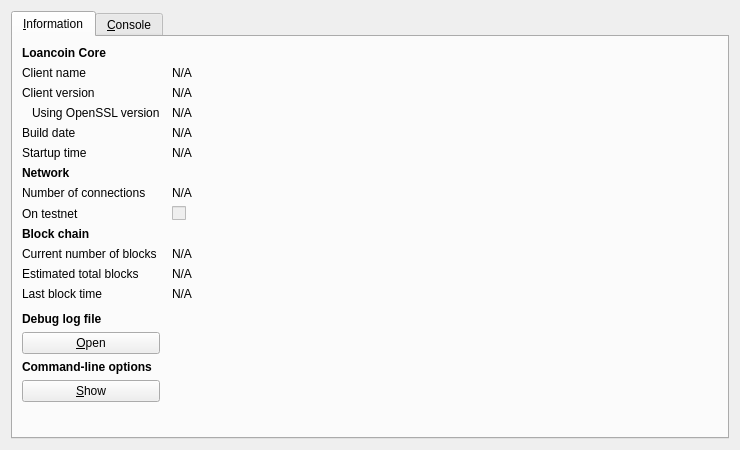
<?xml version="1.0" encoding="UTF-8"?>
<ui version="4.0">
 <class>RPCConsole</class>
 <widget class="QDialog" name="RPCConsole">
  <property name="geometry">
   <rect>
    <x>0</x>
    <y>0</y>
    <width>740</width>
    <height>450</height>
   </rect>
  </property>
  <property name="windowTitle">
   <string>Loancoin - Debug window</string>
  </property>
  <layout class="QVBoxLayout" name="verticalLayout_2">
   <item>
    <widget class="QTabWidget" name="tabWidget">
     <property name="currentIndex">
      <number>0</number>
     </property>
     <widget class="QWidget" name="tab_info">
      <attribute name="title">
       <string>&amp;Information</string>
      </attribute>
      <layout class="QGridLayout" name="gridLayout" columnstretch="0,1">
       <property name="horizontalSpacing">
        <number>12</number>
       </property>
       <item row="0" column="0">
        <widget class="QLabel" name="label_9">
         <property name="font">
          <font>
           <weight>75</weight>
           <bold>true</bold>
          </font>
         </property>
         <property name="text">
          <string>Loancoin Core</string>
         </property>
        </widget>
       </item>
       <item row="1" column="0">
        <widget class="QLabel" name="label_5">
         <property name="text">
          <string>Client name</string>
         </property>
        </widget>
       </item>
       <item row="1" column="1">
        <widget class="QLabel" name="clientName">
         <property name="cursor">
          <cursorShape>IBeamCursor</cursorShape>
         </property>
         <property name="text">
          <string>N/A</string>
         </property>
         <property name="textFormat">
          <enum>Qt::PlainText</enum>
         </property>
         <property name="textInteractionFlags">
          <set>Qt::LinksAccessibleByMouse|Qt::TextSelectableByKeyboard|Qt::TextSelectableByMouse</set>
         </property>
        </widget>
       </item>
       <item row="2" column="0">
        <widget class="QLabel" name="label_6">
         <property name="text">
          <string>Client version</string>
         </property>
        </widget>
       </item>
       <item row="2" column="1">
        <widget class="QLabel" name="clientVersion">
         <property name="cursor">
          <cursorShape>IBeamCursor</cursorShape>
         </property>
         <property name="text">
          <string>N/A</string>
         </property>
         <property name="textFormat">
          <enum>Qt::PlainText</enum>
         </property>
         <property name="textInteractionFlags">
          <set>Qt::LinksAccessibleByMouse|Qt::TextSelectableByKeyboard|Qt::TextSelectableByMouse</set>
         </property>
        </widget>
       </item>
       <item row="3" column="0">
        <widget class="QLabel" name="label_14">
         <property name="text">
          <string>Using OpenSSL version</string>
         </property>
         <property name="indent">
          <number>10</number>
         </property>
        </widget>
       </item>
       <item row="3" column="1">
        <widget class="QLabel" name="openSSLVersion">
         <property name="cursor">
          <cursorShape>IBeamCursor</cursorShape>
         </property>
         <property name="text">
          <string>N/A</string>
         </property>
         <property name="textFormat">
          <enum>Qt::PlainText</enum>
         </property>
         <property name="textInteractionFlags">
          <set>Qt::LinksAccessibleByMouse|Qt::TextSelectableByKeyboard|Qt::TextSelectableByMouse</set>
         </property>
        </widget>
       </item>
       <item row="4" column="0">
        <widget class="QLabel" name="label_12">
         <property name="text">
          <string>Build date</string>
         </property>
        </widget>
       </item>
       <item row="4" column="1">
        <widget class="QLabel" name="buildDate">
         <property name="cursor">
          <cursorShape>IBeamCursor</cursorShape>
         </property>
         <property name="text">
          <string>N/A</string>
         </property>
         <property name="textFormat">
          <enum>Qt::PlainText</enum>
         </property>
         <property name="textInteractionFlags">
          <set>Qt::LinksAccessibleByMouse|Qt::TextSelectableByKeyboard|Qt::TextSelectableByMouse</set>
         </property>
        </widget>
       </item>
       <item row="5" column="0">
        <widget class="QLabel" name="label_13">
         <property name="text">
          <string>Startup time</string>
         </property>
        </widget>
       </item>
       <item row="5" column="1">
        <widget class="QLabel" name="startupTime">
         <property name="cursor">
          <cursorShape>IBeamCursor</cursorShape>
         </property>
         <property name="text">
          <string>N/A</string>
         </property>
         <property name="textFormat">
          <enum>Qt::PlainText</enum>
         </property>
         <property name="textInteractionFlags">
          <set>Qt::LinksAccessibleByMouse|Qt::TextSelectableByKeyboard|Qt::TextSelectableByMouse</set>
         </property>
        </widget>
       </item>
       <item row="6" column="0">
        <widget class="QLabel" name="label_11">
         <property name="font">
          <font>
           <weight>75</weight>
           <bold>true</bold>
          </font>
         </property>
         <property name="text">
          <string>Network</string>
         </property>
        </widget>
       </item>
       <item row="7" column="0">
        <widget class="QLabel" name="label_7">
         <property name="text">
          <string>Number of connections</string>
         </property>
        </widget>
       </item>
       <item row="7" column="1">
        <widget class="QLabel" name="numberOfConnections">
         <property name="cursor">
          <cursorShape>IBeamCursor</cursorShape>
         </property>
         <property name="text">
          <string>N/A</string>
         </property>
         <property name="textFormat">
          <enum>Qt::PlainText</enum>
         </property>
         <property name="textInteractionFlags">
          <set>Qt::LinksAccessibleByMouse|Qt::TextSelectableByKeyboard|Qt::TextSelectableByMouse</set>
         </property>
        </widget>
       </item>
       <item row="8" column="0">
        <widget class="QLabel" name="label_8">
         <property name="text">
          <string>On testnet</string>
         </property>
        </widget>
       </item>
       <item row="8" column="1">
        <widget class="QCheckBox" name="isTestNet">
         <property name="enabled">
          <bool>false</bool>
         </property>
         <property name="text">
          <string/>
         </property>
        </widget>
       </item>
       <item row="9" column="0">
        <widget class="QLabel" name="label_10">
         <property name="font">
          <font>
           <weight>75</weight>
           <bold>true</bold>
          </font>
         </property>
         <property name="text">
          <string>Block chain</string>
         </property>
        </widget>
       </item>
       <item row="10" column="0">
        <widget class="QLabel" name="label_3">
         <property name="text">
          <string>Current number of blocks</string>
         </property>
        </widget>
       </item>
       <item row="10" column="1">
        <widget class="QLabel" name="numberOfBlocks">
         <property name="cursor">
          <cursorShape>IBeamCursor</cursorShape>
         </property>
         <property name="text">
          <string>N/A</string>
         </property>
         <property name="textFormat">
          <enum>Qt::PlainText</enum>
         </property>
         <property name="textInteractionFlags">
          <set>Qt::LinksAccessibleByMouse|Qt::TextSelectableByKeyboard|Qt::TextSelectableByMouse</set>
         </property>
        </widget>
       </item>
       <item row="11" column="0">
        <widget class="QLabel" name="label_4">
         <property name="text">
          <string>Estimated total blocks</string>
         </property>
        </widget>
       </item>
       <item row="11" column="1">
        <widget class="QLabel" name="totalBlocks">
         <property name="cursor">
          <cursorShape>IBeamCursor</cursorShape>
         </property>
         <property name="text">
          <string>N/A</string>
         </property>
         <property name="textFormat">
          <enum>Qt::PlainText</enum>
         </property>
         <property name="textInteractionFlags">
          <set>Qt::LinksAccessibleByMouse|Qt::TextSelectableByKeyboard|Qt::TextSelectableByMouse</set>
         </property>
        </widget>
       </item>
       <item row="12" column="0">
        <widget class="QLabel" name="label_2">
         <property name="text">
          <string>Last block time</string>
         </property>
        </widget>
       </item>
       <item row="12" column="1">
        <widget class="QLabel" name="lastBlockTime">
         <property name="cursor">
          <cursorShape>IBeamCursor</cursorShape>
         </property>
         <property name="text">
          <string>N/A</string>
         </property>
         <property name="textFormat">
          <enum>Qt::PlainText</enum>
         </property>
         <property name="textInteractionFlags">
          <set>Qt::LinksAccessibleByMouse|Qt::TextSelectableByKeyboard|Qt::TextSelectableByMouse</set>
         </property>
        </widget>
       </item>
       <item row="13" column="0">
        <spacer name="verticalSpacer_2">
         <property name="orientation">
          <enum>Qt::Vertical</enum>
         </property>
         <property name="sizeHint" stdset="0">
          <size>
           <width>20</width>
           <height>20</height>
          </size>
         </property>
        </spacer>
       </item>
       <item row="14" column="0">
        <widget class="QLabel" name="labelDebugLogfile">
         <property name="font">
          <font>
           <weight>75</weight>
           <bold>true</bold>
          </font>
         </property>
         <property name="text">
          <string>Debug log file</string>
         </property>
        </widget>
       </item>
       <item row="15" column="0">
        <widget class="QPushButton" name="openDebugLogfileButton">
         <property name="toolTip">
          <string>Open the Loancoin debug log file from the current data directory. This can take a few seconds for large log files.</string>
         </property>
         <property name="text">
          <string>&amp;Open</string>
         </property>
         <property name="autoDefault">
          <bool>false</bool>
         </property>
        </widget>
       </item>
       <item row="16" column="0">
        <widget class="QLabel" name="labelCLOptions">
         <property name="font">
          <font>
           <weight>75</weight>
           <bold>true</bold>
          </font>
         </property>
         <property name="text">
          <string>Command-line options</string>
         </property>
        </widget>
       </item>
       <item row="17" column="0">
        <widget class="QPushButton" name="showCLOptionsButton">
         <property name="toolTip">
          <string>Show the Loancoin-Qt help message to get a list with possible Loancoin command-line options.</string>
         </property>
         <property name="text">
          <string>&amp;Show</string>
         </property>
         <property name="autoDefault">
          <bool>false</bool>
         </property>
        </widget>
       </item>
       <item row="18" column="0">
        <spacer name="verticalSpacer">
         <property name="orientation">
          <enum>Qt::Vertical</enum>
         </property>
         <property name="sizeHint" stdset="0">
          <size>
           <width>20</width>
           <height>40</height>
          </size>
         </property>
        </spacer>
       </item>
      </layout>
     </widget>
     <widget class="QWidget" name="tab_console">
      <attribute name="title">
       <string>&amp;Console</string>
      </attribute>
      <layout class="QVBoxLayout" name="verticalLayout_3">
       <property name="spacing">
        <number>3</number>
       </property>
       <item>
        <widget class="QTextEdit" name="messagesWidget">
         <property name="minimumSize">
          <size>
           <width>0</width>
           <height>100</height>
          </size>
         </property>
         <property name="readOnly">
          <bool>true</bool>
         </property>
         <property name="tabKeyNavigation" stdset="0">
          <bool>false</bool>
         </property>
         <property name="columnCount" stdset="0">
          <number>2</number>
         </property>
        </widget>
       </item>
       <item>
        <layout class="QHBoxLayout" name="horizontalLayout">
         <property name="spacing">
          <number>3</number>
         </property>
         <item>
          <widget class="QLabel" name="label">
           <property name="text">
            <string notr="true">&gt;</string>
           </property>
          </widget>
         </item>
         <item>
          <widget class="QLineEdit" name="lineEdit"/>
         </item>
         <item>
          <widget class="QPushButton" name="clearButton">
           <property name="maximumSize">
            <size>
             <width>24</width>
             <height>24</height>
            </size>
           </property>
           <property name="toolTip">
            <string>Clear console</string>
           </property>
           <property name="text">
            <string/>
           </property>
           <property name="icon">
            <iconset resource="../bitcoin.qrc">
             <normaloff>:/icons/remove</normaloff>:/icons/remove</iconset>
           </property>
           <property name="shortcut">
            <string notr="true">Ctrl+L</string>
           </property>
           <property name="autoDefault">
            <bool>false</bool>
           </property>
          </widget>
         </item>
        </layout>
       </item>
      </layout>
     </widget>
    </widget>
   </item>
  </layout>
 </widget>
 <resources>
  <include location="../bitcoin.qrc"/>
 </resources>
 <connections/>
</ui>
